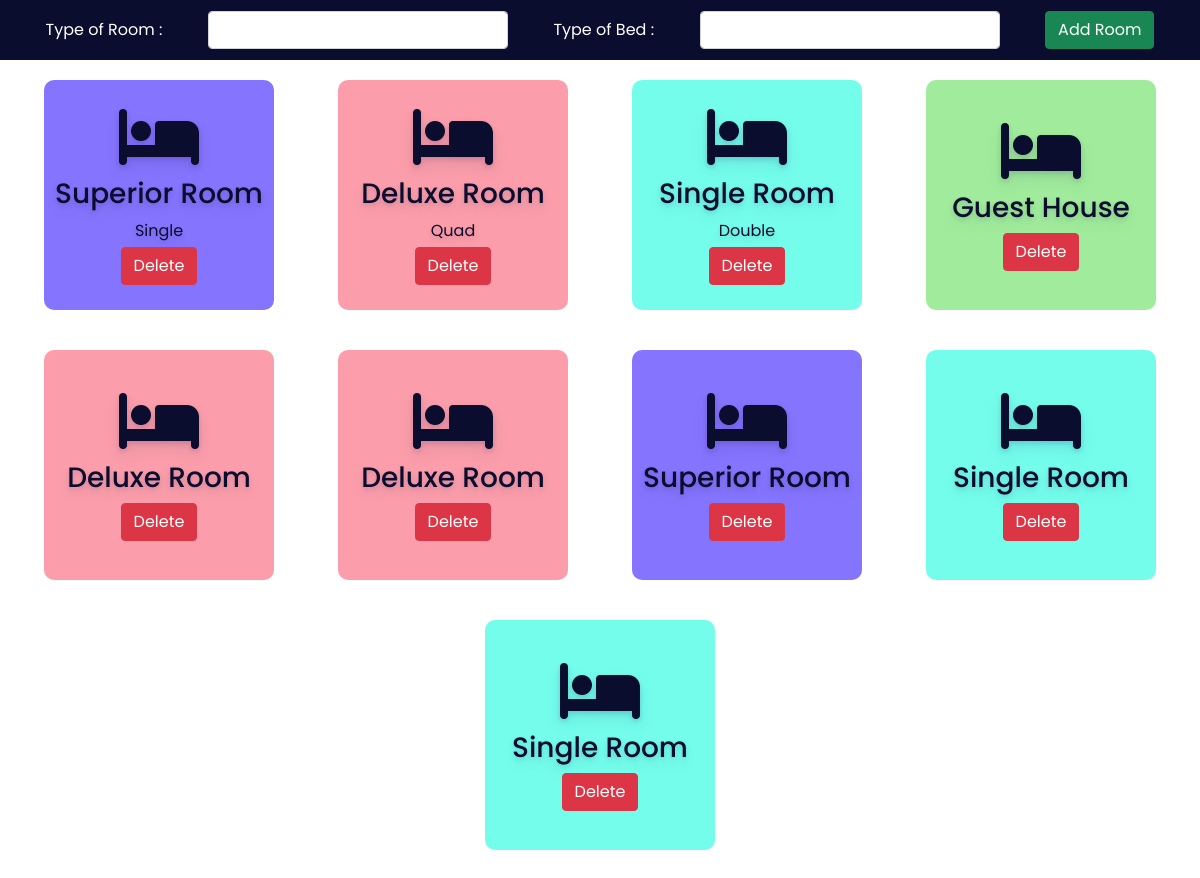
/admin/room.php, run on the app's committed database.
### tables this page shows
CREATE TABLE `room` (
  `id` int(30) NOT NULL,
  `type` varchar(50) NOT NULL,
  `bedding` varchar(50) NOT NULL
);

### admin/room.php (the view, shortened to what this page needs)
<?php
include '../config.php';
?>
<!DOCTYPE html>
<html lang="en">
<head>
    <link rel="stylesheet" href="https://cdnjs.cloudflare.com/ajax/libs/font-awesome/6.2.0/css/all.min.css" />
    <link href="https://cdn.jsdelivr.net/npm/bootstrap@5.0.2/dist/css/bootstrap.min.css" rel="stylesheet">
    <link rel="stylesheet" href="css/room.css">
</head>
<body>
    <div class="addroomsection">
        <form action="" method="POST">
            <label for="troom">Type of Room :</label>
            <select name="troom" class="form-control">
                <option value selected></option>
                <option value="Superior Room">SUPERIOR ROOM</option>
            </select>
            <label for="bed">Type of Bed :</label>
            <select name="bed" class="form-control">
                <option value selected></option>
                <option value="Single">Single</option>
            </select>
            <button type="submit" class="btn btn-success" name="addroom">Add Room</button>
        </form>
    </div>
    <div class="room">
        <?php
        $sql = "SELECT * from room";
        $re = mysqli_query($conn, $sql)
        ?>
        <?php
        while ($row = mysqli_fetch_array($re)) {
            $id = $row['type'];
            if ($id == "Superior Room") {
                echo "<div class='roombox roomboxsuperior'>
						<div class='text-center no-boder'>
                            <i class='fa-solid fa-bed fa-4x mb-2'></i>
							<h3>" . $row['type'] . "</h3>
                            <div class='mb-1'>" . $row['bedding'] . "</div>
                            <a href='roomdelete.php?id=" . $row['id'] . "'><button class='btn btn-danger'>Delete</button></a>
						</div>
                    </div>";
            } else if ($id == "Deluxe Room") {
                echo "<div class='roombox roomboxdelux'>
                        <div class='text-center no-boder'>
                        <i class='fa-solid fa-bed fa-4x mb-2'></i>
                        <h3>" . $row['type'] . "</h3>
                        <div class='mb-1'>" . $row['bedding'] . "</div>
                        <a href='roomdelete.php?id=" . $row['id'] . "'><button class='btn btn-danger'>Delete</button></a>
                    </div>
                    </div>";
            } else if ($id == "Guest House") {
                echo "<div class='roombox roomboguest'>
                <div class='text-center no-boder'>
                <i class='fa-solid fa-bed fa-4x mb-2'></i>
							<h3>" . $row['type'] . "</h3>
                            <div class='mb-1'>" . $row['bedding'] . "</div>
                            <a href='roomdelete.php?id=" . $row['id'] . "'><button class='btn btn-danger'>Delete</button></a>
					</div>
            </div>";
            } else if ($id == "Single Room") {
                echo "<div class='roombox roomboxsingle'>
                        <div class='text-center no-boder'>
                        <i class='fa-solid fa-bed fa-4x mb-2'></i>
                        <h3>" . $row['type'] . "</h3>
                        <div class='mb-1'>" . $row['bedding'] . "</div>
                        <a href='roomdelete.php?id=" . $row['id'] . "'><button class='btn btn-danger'>Delete</button></a>
                    </div>
                    </div>";
            }
        }
        ?>
    </div>
</body>
</html>

### admin/css/room.css (style rules this page uses)
:root { --bg-text-shadow: 0 2px 4px rgb(13 0 77 / 8%), 0 3px 6px rgb(13 0 77 / 8%), 0 8px 16px rgb(13 0 77 / 8%); --bg-box-shadow: 0px 0px 20px 6px rgba(8, 8, 15, 0.31); }
* { margin: 0; padding: 0; font-family: 'Poppins', sans-serif; }
.addroomsection { height: 60px; width: 100%; background-color: #0a0d2d; position:fixed; z-index: 100; }
.addroomsection form { height: 100%; display: flex; justify-content: space-evenly; align-items: center; }
.addroomsection form label { color: white; }
.addroomsection form select { width: 300px; }
.room { display: flex; position: relative; top: 60px; height: 85vh; overflow-y: scroll; justify-content: space-evenly; flex-wrap: wrap; }
.roombox { height: 230px; width: 230px; margin: 20px; display: flex; flex-direction: column; justify-content: center; color: #0a0d2d; text-shadow: var(--bg-text-shadow); border-radius: 10px; }
.roomboxsuperior { background-color:#2407fc8e; }
.roomboxdelux { background-color:#fa8393c8; }
.roomboguest { background-color:#19cf1069; }
.roomboxsingle { background-color:#07fcdb8e; }

### data on the page
room: type "Superior Room", bedding "Single"
room: type "Deluxe Room", bedding "Quad"
room: type "Single Room", bedding "Double"
room: type "Guest House"
room: type "Deluxe Room"
room: type "Deluxe Room"
room: type "Superior Room"
room: type "Single Room"
room: type "Single Room"
